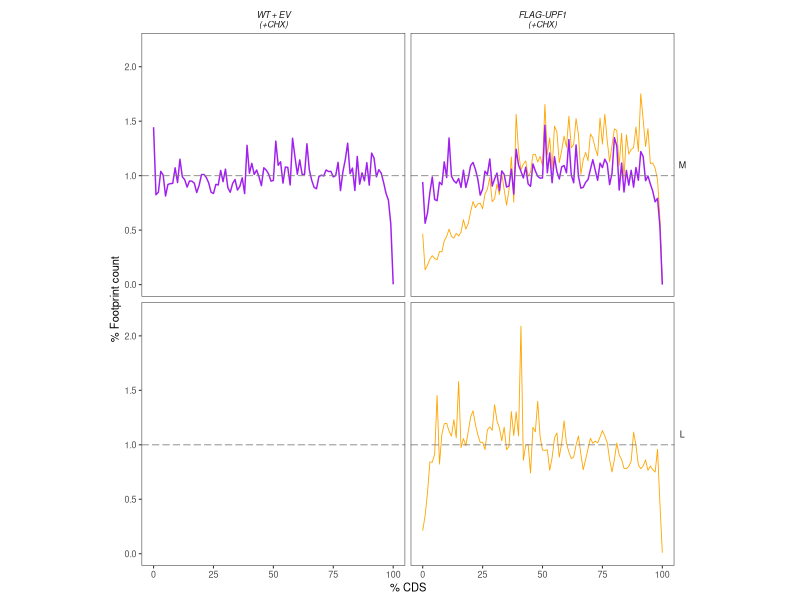
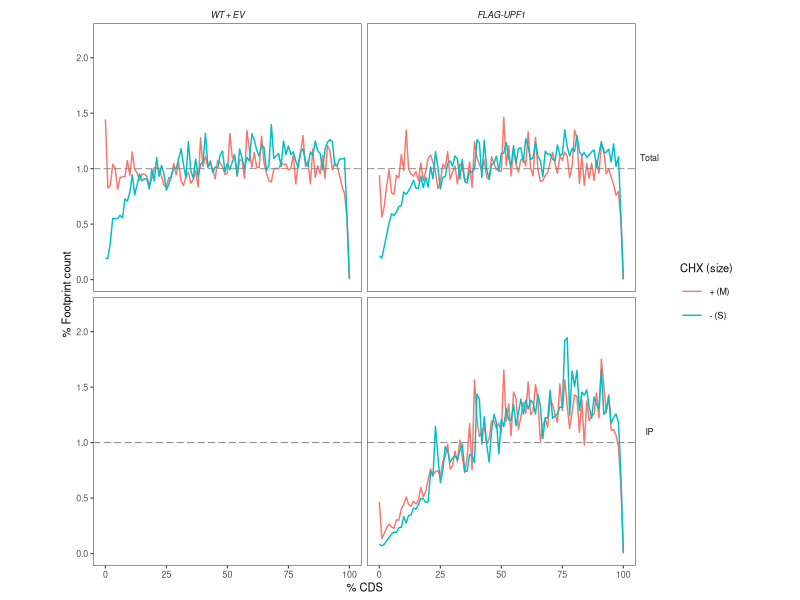

Generate these figures, in order, with R: (Note: this script raises an error after producing the figures.)
# ---------------------------------------
# Figure 4 -- Metagene bin across normalized CDS
# ---------------------------------------

library(dplyr)
library(ggplot2)

# Prepare Data for 4a-c
  # 4a: N-terminal (-CHX) data
dfa <- read.table("../data/Data_Figure4a_Nterm_CHXminus.txt", header = TRUE, sep = "\t")
dfa$size <- factor(dfa$size, levels = c("S", "M"))
dfa$strain2 <- paste0(dfa$strain, "\n(-CHX)")
dfa$strain2 <- factor(dfa$strain2, levels = c("WT + EV\n(-CHX)", "FLAG-UPF1\n(-CHX)"))

  # 4b: N-terminal (+CHX) data
dfb <- read.table("../data/Data_Figure4b_Nterm_CHXplus.txt", header = TRUE, sep = "\t")
dfb$size <- factor(dfb$size, levels = c("M", "L"))
dfb$strain2 <- paste0(dfb$strain, "\n(+CHX)")
dfb$strain2 <- factor(dfb$strain2, levels = c("WT + EV\n(+CHX)", "FLAG-UPF1\n(+CHX)"))

  # 4c: C-terminal (+CHX) data
dfc <- read.table("../data/Data_Figure4c_Cterm_CHXplus.txt", header = TRUE, sep = "\t")
dfc$size <- factor(dfc$size, levels = c("M", "L"))
dfc$strain2 <- paste0(dfc$strain, "\n(+CHX)")
dfc$strain2 <- factor(dfc$strain2, levels = c("WT + EV\n(+CHX)", "UPF1-FLAG\n(+CHX)", "UPF1-FLAG/upf2\u0394\n(+CHX)", "DE572AA-FLAG\n(+CHX)"))

# Plot for 4a-c (the same code is used to plot N- and C-terminal data). Assign the desired data.frame to 'data' argument. (Only turn on legend for c)
B <- ggplot(data = dfb, aes(x = bin, y = fraction_ave*100, color = Ribosomes, size = Ribosomes)) +
  geom_line() +
  geom_hline(yintercept = 1, color = "grey50", linetype = "longdash", size = 0.3) +
  facet_grid(size~strain2) +
  xlab("% CDS") + ylab("% Footprint count") +
  scale_color_manual(name = "Ribosomes", values = c(Total = "Purple", IP = "orange")) +
  scale_size_manual(values = c(IP = 0.3, Total = 0.5)) +
  coord_cartesian(ylim = c(0, 2.2)) +
  theme_bw(base_size = 8) + 
  theme(strip.background = element_blank(), strip.text.x = element_text(face = "italic"), strip.text.y = element_text(angle = 0),
        panel.grid = element_blank(), legend.position = "none", aspect.ratio = 1) +
  guides(color = guide_legend(order = 1, #keywidth = unit(1.5, "cm"), label.position = "bottom",
                              override.aes = list(size = 1)),
         size = "none")

# 4d: Main footprints in -CHX and +CHX
dfd <- bind_rows(list(`- (S)` = dfa[dfa$size == "S", ], `+ (M)` = dfb[dfb$size == "M", ]), .id = "CHX (size)")
dfd$Ribosomes <- factor(dfd$Ribosomes, levels = c("Total", "IP"))
dfd$`CHX (size)` <- factor(dfd$`CHX (size)`, levels = c("+ (M)", "- (S)"))
dfd$strain <- factor(dfd$strain, levels = c("WT + EV", "FLAG-UPF1"))

D <- ggplot(dfd, aes(x = bin, y = fraction_ave*100, color = `CHX (size)`)) +
  geom_line(size = 0.5) +
  geom_hline(yintercept = 1, color = "grey50", linetype = "longdash", size = 0.3) +
  facet_grid(Ribosomes~strain) +
  xlab("% CDS") + ylab("% Footprint count") +
  coord_cartesian(ylim = c(0, 2.2)) +
  theme_bw(base_size = 8) + 
  theme(strip.background = element_blank(), strip.text.x = element_text(face = "italic"), strip.text.y = element_text(angle = 0),
        panel.grid = element_blank(), legend.position = "right", aspect.ratio = 1) +
  guides(color = guide_legend(order = 1, #keywidth = unit(1.5, "cm"), label.position = "bottom",
                              override.aes = list(size = 1)))

# Combine panels
library(patchwork)
ABC <- ((A + B) / C) + plot_annotation(tag_levels = 'A')
p <- ABC / (D + plot_spacer() + plot_layout(widths = c(0.6, 0.4))) + 
  plot_annotation(tag_levels = 'A') & theme(plot.tag = element_text(size = 9, face = "bold"))

# Export plot
library(Cairo)
CairoFonts(
  regular = "Arial:style=Regular",
  bold = "Arial:style=Black",
  italic = "Arial:style=Italic",
  bolditalic = "Arial:style=Black Italic",
  symbol = "Symbol"
)
cairo_pdf(filename = "Metagene_bin_7x10.pdf", family = "Arial", width = 7, height = 10) 
p
dev.off()
